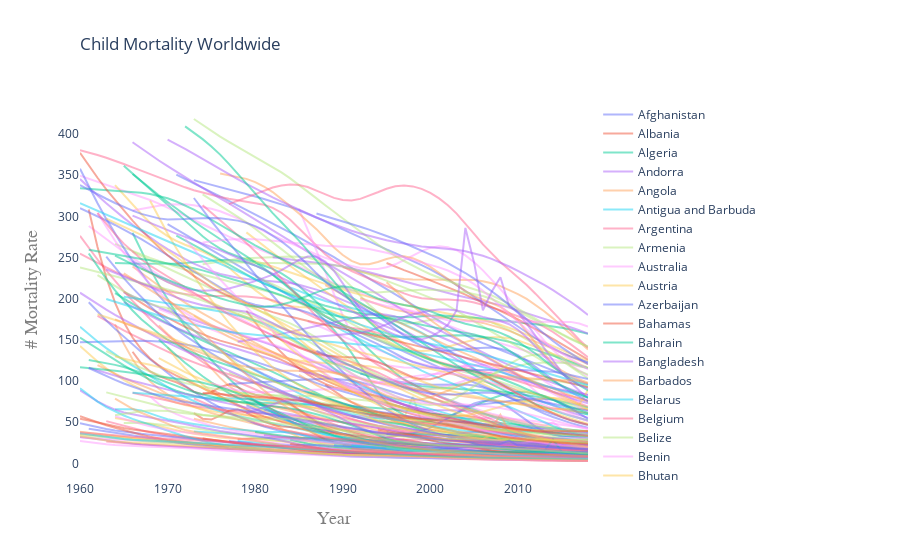

The notebook cell saved with this chart:
### Markdown cell above
### Displays trend in mortality rates for all the countries over all years

### Code cell
# Trend in mortality rates for all the countries over all years

fig={}
for kk in keys: #iter 1
    fig[kk] = go.Figure()

# x=np.arange(slider_min, slider_max, slider_step)
for country in range(len(mortality_rate_data_every_year[1960])):
    
    for kk in keys: #iter 2
        c_out=[ mortality_rate_data_every_year[yr][kk].loc[country] for yr in np.arange(1950,2019)]
        fig[kk].add_trace(go.Scatter(x=np.arange(1960,2019,1), y=c_out,
                            mode='lines',
                            opacity=0.5,
                            name=mortality_rate_data_every_year[yr]['Country'].loc[country] ))
    
    fig[kk].update_layout(
        title=go.layout.Title(
            text='Child Mortality Worldwide',
            xref="paper",
            x=0
        ),paper_bgcolor='rgba(0,0,0,0)',
    plot_bgcolor='rgba(0,0,0,0)',
        xaxis=go.layout.XAxis(
            title=go.layout.xaxis.Title(
                text="Year",
                font=dict(
                    family="Courier New, monospace",
                    size=18,
                    color="#7f7f7f"
                )
            )
        ),
        yaxis=go.layout.YAxis(
            title=go.layout.yaxis.Title(
                text="# Mortality Rate",
                font=dict(
                    family="Courier New, monospace",
                    size=18,
                    color="#7f7f7f"
                )
            )
        )
    )

fig[kk]
